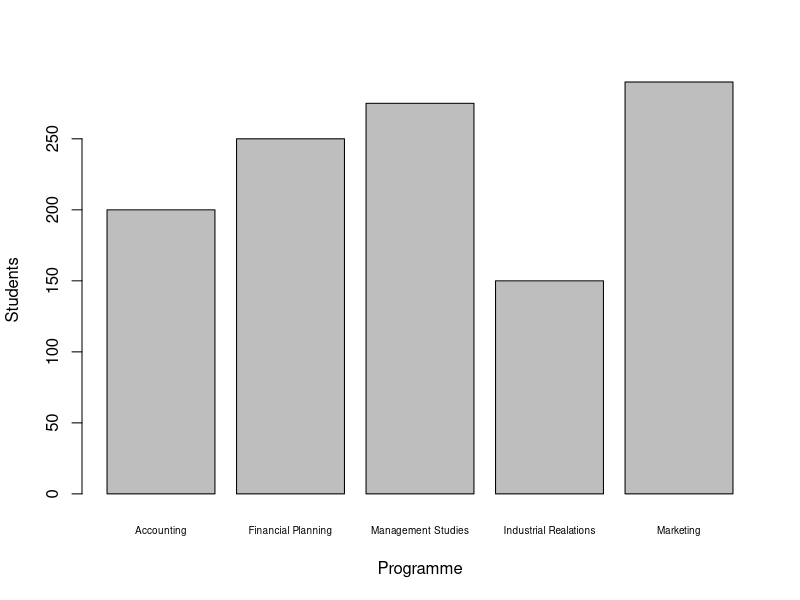
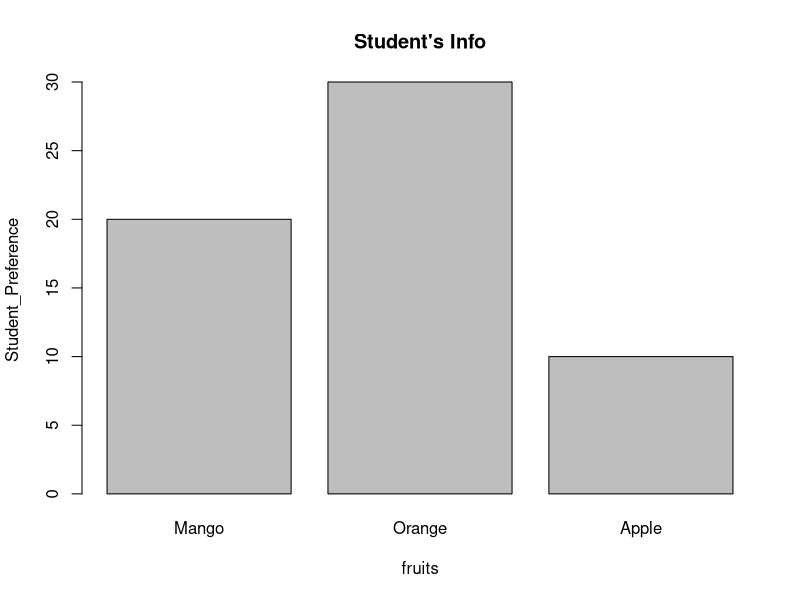
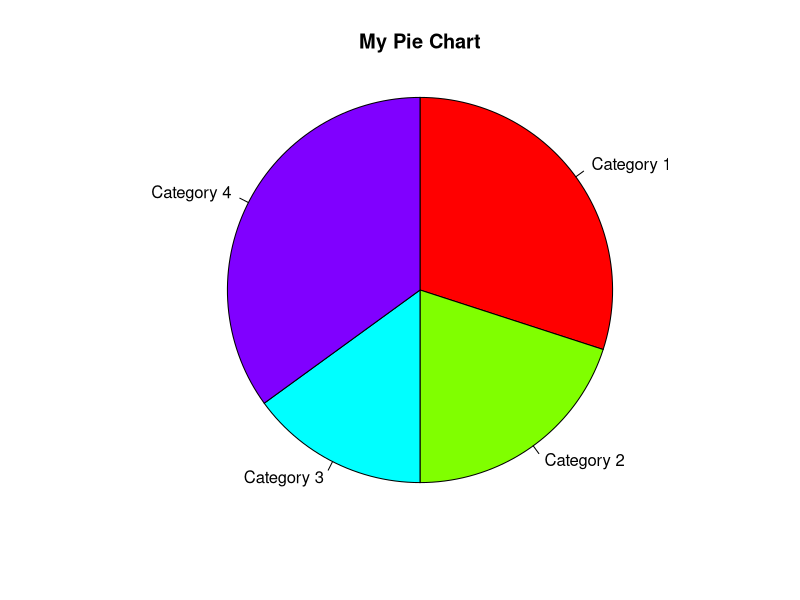
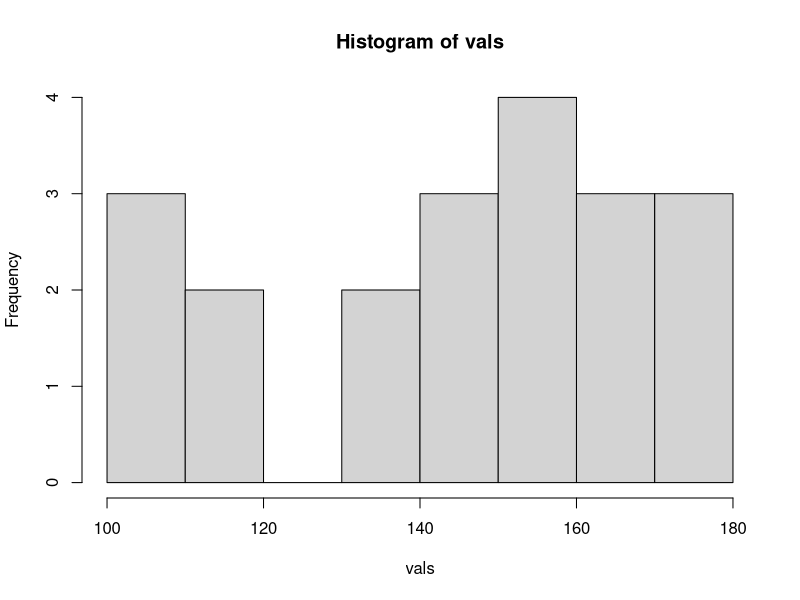
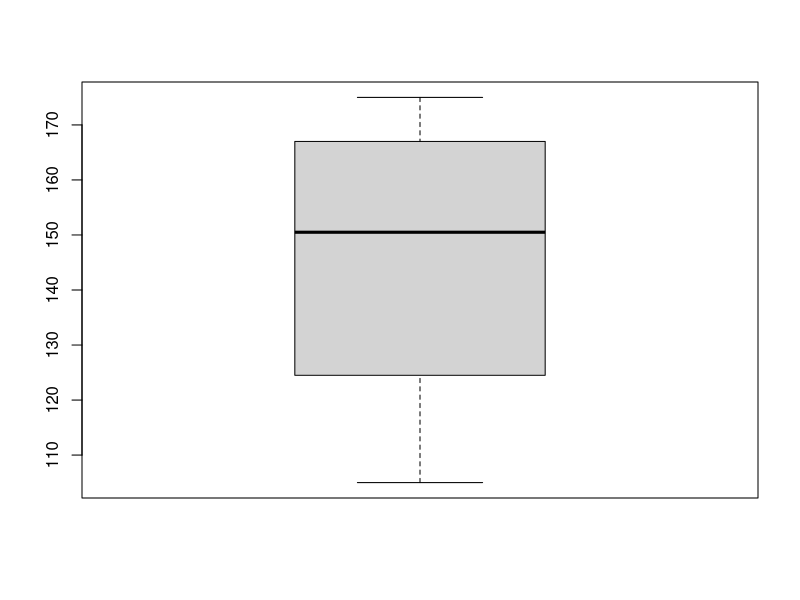
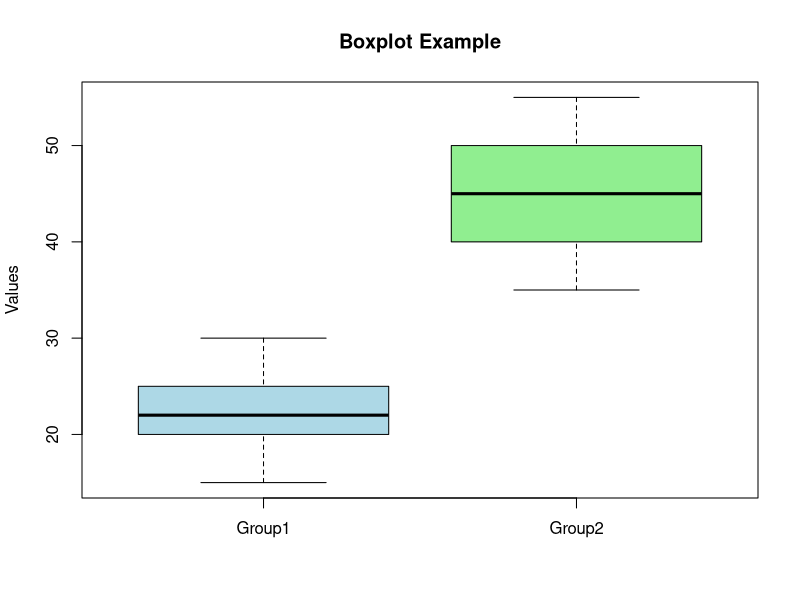
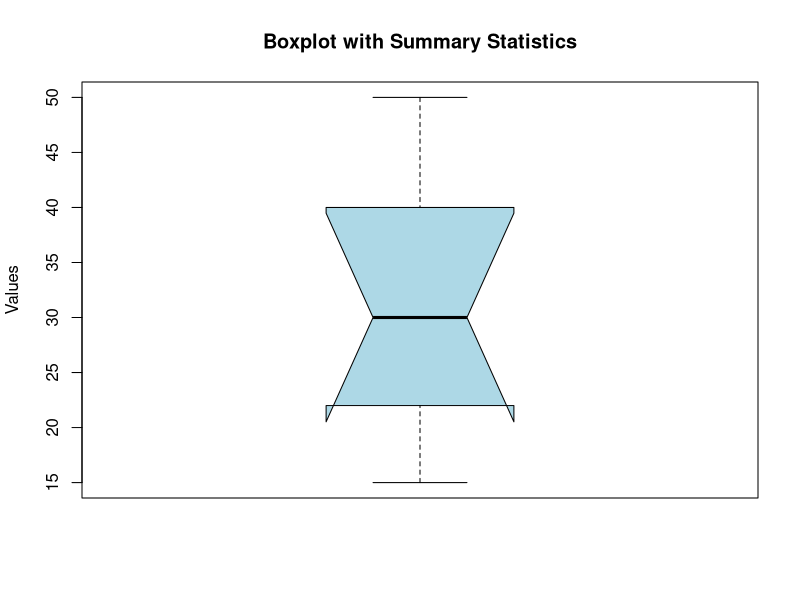
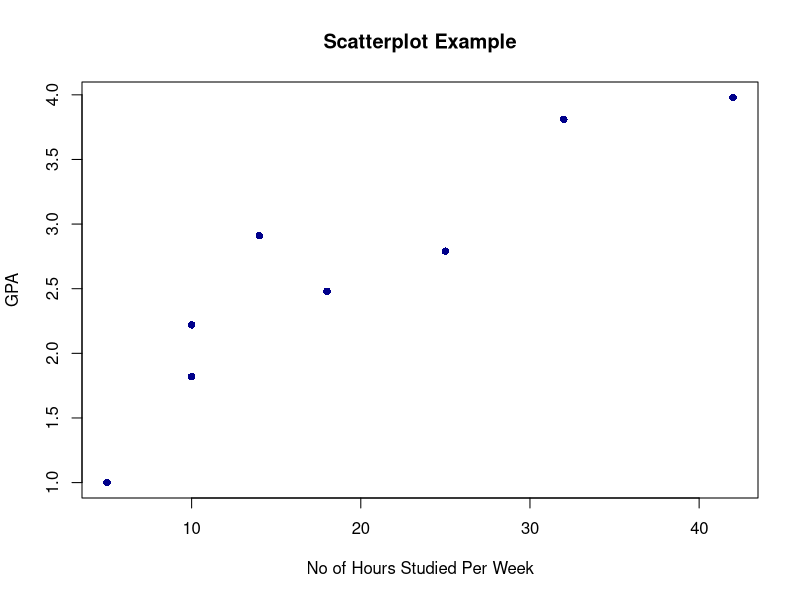

R code for these plots, in order:
#-----------------------------------Descriptive Statistics------------------------------

#Descriptive Statistics are methods of organizing, summarizing, and presenting 
#data in a convenient and informative way.

#Graphical Techniques
#Numerical Techiniques

#----------------------------------------Bar Charts------------------------------------

programme <- c("Accounting", "Financial Planning", "Management Studies", "Industrial Realations", "Marketing")
programme

students <- c(200, 250, 275, 150, 290)
students

bar <- cbind(programme, students)
print(bar)

barplot(
  students,
  xlab = "Programme",
  ylab = "Students",
  names.arg = programme,
  cex.names = 0.6
)

#homework

fruits <- c("Mango", "Orange", "Apple")
Student_Preference <- c(20, 30, 10)

barplot(
  Student_Preference,
  xlab = "fruits",
  ylab = "Student_Preference",
  names.arg = fruits,
  main = "Student's Info"
)

#----------------------------Pie Charts------------------------------

#pie(x,labels, radius, main, col, clockwise)

#x - numeric values
#labels - used to give descriptions to the slices
#radius - radius of the graph
#col - indicates the color palette
#main - title of the graph

x <- c(30,20,15,35)
x
labels <- c("Category 1", "Category 2", "Category 3", "Category 4")
labels

pie(x, labels = labels, radius = 1, main="My Pie Chart", col = rainbow(length(x)), clockwise = TRUE)


#------------------------Summarizing Qualitative Data------------------------

#stem and leaf display
#Frequency Tables
#Histogram
#Box Plot
#Scatter Diagrams


#----------------stem and leaf--------------
vals <- c(109, 148, 175, 148, 116, 175, 112, 159, 158, 169, 136, 133, 143, 169, 165, 106, 154, 105, 153, 175)
stem(vals)

#------------------Frequency Table-----------
ranges <- cut(vals, breaks = c(101, 111, 121,131,141,151,161))
frequency_table <- table(ranges)
print(frequency_table)

#----------------Histogram-------------------

#hist(v,main,xlab,xlim,ylim,breaks,col,border)

hist(vals)

#v is a vector containing numeric values used in histogram
#main indicates title of the chart
#xlab is used to give description of x axis
#xlim is used to specify the range of values on the x axis
#ylim is used to specify the range of values on the y axis
#breaks is used to mention the width of each bar
#col is used to set color of the bars
#border is used to set border color of each bar

#----------------BoxPlot------------------------

boxplot(vals)


data <- c(12, 15, 18, 20, 22, 25, 27, 30, 35, 100)

#calculating quartiles and IQR
q <- quantile(data, probs = c(.025, .075))
q

Q1 <- q[1]
Q3 <- q[2]

IQR_Value <- IQR(data)
print(IQR_Value)

#calculating lower and upper bounds for outliers
lower_bound <- Q1 - 1.5 * IQR_Value
upper_bound <- Q3 + 1.5 * IQR_Value
 
#identifying outliers
Outliers <- data[data < lower_bound | data > upper_bound]
print(Outliers)



# Example data for multiple groups
group1 <- c(15, 20, 22, 25, 30)
group2 <- c(35, 40, 45, 50, 55)

# Combine data into a list
data_list <- list(Group1 = group1, Group2 = group2)

# Draw a boxplot for multiple groups
boxplot(data_list, main = "Boxplot Example", ylab = "Values", col = c("lightblue", "lightgreen"))






data <- c(15, 20, 22, 25, 30, 35, 40, 45, 50)


# Create a boxplot with additional statistics
boxplot(data, main = "Boxplot with Summary Statistics", ylab = "Values",
        notch = TRUE, col = "lightblue", border = "black",
        names = c("Group1"), # Change group name if needed
        boxwex = 0.6, # Adjust width of the boxes
        outline = FALSE, # Do not plot outliers separately
        stats = c("median", "quartiles", "range")) # Specify statistics to display


#------------------Scatter Plots-----------------------

study_hours <- c(14, 42, 10, 32, 5, 10, 25, 18)
study_hours

gpa <- c(2.91, 3.98, 2.22, 3.81, 1.0, 1.82, 2.79, 2.48)
plot(
  study_hours,
  gpa,
  xlab = "No of Hours Studied Per Week",
  ylab = "GPA",
  main = "Scatterplot Example",
  col = "darkblue",
  pch = 16
)


#-------------------------------Exercise 1--------------------------------

ex1_data <- c( sample(1:100, 100, replace = TRUE))
print(ex1_data)

mean(ex1_data)
median(ex1_data)
mode(ex1_data)
percentile_90 = quantile(ex1_data, 0.9)
range(ex1_data)
IQR(ex1_data)
var(ex1_data)
sd(ex1_data)
cov = (sd(ex1_data)/length(ex1_data)) * 100
print(cov)
round(cov,2)